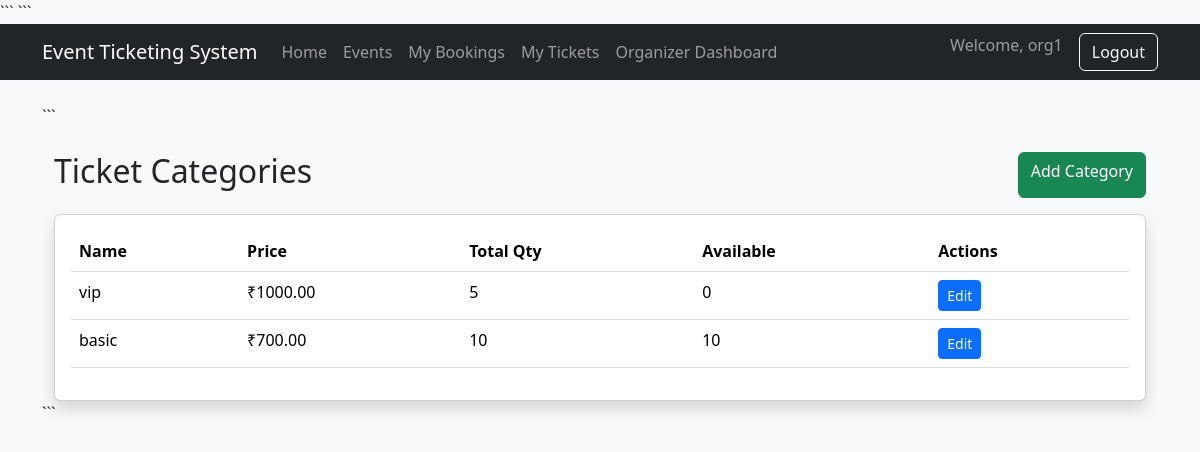
The app's page /organizer/event/1/tickets/ (signed in) with its own data.
### users/models.py (models this page shows, shortened)
class User(AbstractUser):
    ORGANIZER = "ORGANIZER"
    ATTENDEE = "ATTENDEE"
    ROLE_CHOICES = (
        (ORGANIZER, "Organizer"),
        (ATTENDEE, "Attendee"),
    )
    role = models.CharField(
        max_length=20,
        choices=ROLE_CHOICES
    )

### tickets/models.py (models this page shows, shortened)
class TicketCategory(models.Model):
    event = models.ForeignKey(
        Event,
        on_delete=models.CASCADE,
        related_name="ticket_categories"
    )
    name = models.CharField(
        max_length=100
    )
    price = models.DecimalField(
        max_digits=10,
        decimal_places=2
    )
    total_quantity = models.PositiveIntegerField()
    available_quantity = models.PositiveIntegerField()
    created_at = models.DateTimeField(
        auto_now_add=True
    )
    updated_at = models.DateTimeField(
        auto_now=True
    )

### ui/views.py (the view)
@login_required
def ticket_categories(
    request,
    event_id
):
    event = get_object_or_404(
        Event,
        id=event_id,
        organizer=request.user
    )
    categories = TicketCategory.objects.filter(
        event=event
    )
    return render(
        request,
        "organizer/tickets/list.html",
        {
            "event": event,
            "categories": categories
        }
    )

### templates/organizer/tickets/list.html (shortened to what this page needs)
{% extends "base.html" %}
{% block content %}
<div class="container mt-4">
    <div class="d-flex justify-content-between mb-3">
        <h2>
            Ticket Categories
        </h2>
        <a
            href="/organizer/event/{{ event.id }}/tickets/create/"
            class="btn btn-success"
        >
            Add Category
        </a>
    </div>
    <div class="card shadow">
        <div class="card-body">
            <table class="table table-hover">
                <thead>
                    <tr>
                        <th>Name</th>
                        <th>Price</th>
                        <th>Total Qty</th>
                        <th>Available</th>
                        <th>Actions</th>
                    </tr>
                </thead>
                <tbody>
                    {% for category in categories %}
                    <tr>
                        <td>
                            {{ category.name }}
                        </td>
                        <td>
                            ₹{{ category.price }}
                        </td>
                        <td>
                            {{ category.total_quantity }}
                        </td>
                        <td>
                            {{ category.available_quantity }}
                        </td>
                        <td>
                            <a
                                href="/organizer/ticket-category/{{ category.id }}/edit/"
                                class="btn btn-primary btn-sm"
                            >
                                Edit
                            </a>
                        </td>
                    </tr>
                    {% endfor %}
                </tbody>
            </table>
        </div>
    </div>
</div>
{% endblock %}

### templates/base.html (shortened to what this page needs)
<!DOCTYPE html>
<html lang="en">
<head>
<link href="https://cdn.jsdelivr.net/npm/bootstrap@5.3.8/dist/css/bootstrap.min.css" rel="stylesheet">
```
</head>
<body>
<nav class="navbar navbar-expand-lg navbar-dark bg-dark">
    <div class="container">
        <a
            class="navbar-brand"
            href="/"
        >
            Event Ticketing System
        </a>
        <div
            class="collapse navbar-collapse"
            id="navbarNav"
        >
            <ul class="navbar-nav me-auto">
                <li class="nav-item">
                    <a
                        class="nav-link"
                        href="/"
                    >
                        Home
                    </a>
                </li>
                <li class="nav-item">
                    <a
                        class="nav-link"
                        href="{% url 'events' %}"
                    >
                        Events
                    </a>
                </li>
                {% if user.is_authenticated %}
                <li class="nav-item">
                    <a
                        class="nav-link"
                        href="{% url 'my-bookings' %}"
                    >
                        My Bookings
                    </a>
                </li>
                <li class="nav-item">
                    <a
                        class="nav-link"
                        href="{% url 'my-tickets' %}"
                    >
                        My Tickets
                    </a>
                </li>
                {% if user.role == "ORGANIZER" %}
                <li class="nav-item">
                    <a
                        class="nav-link"
                        href="{% url 'organizer-dashboard' %}"
                    >
                        Organizer Dashboard
                    </a>
                </li>
                {% endif %}
                {% endif %}
            </ul>
            <ul class="navbar-nav">
                {% if user.is_authenticated %}
                <li class="nav-item">
                    <span
                        class="navbar-text me-3"
                    >
                        Welcome,
                        {{ user.username }}
                    </span>
                </li>
                <li class="nav-item">
                    <a
                        class="btn btn-outline-light"
                        href="{% url 'logout' %}"
                    >
                        Logout
                    </a>
                </li>
                {% endif %}
            </ul>
        </div>
    </div>
</nav>
<div class="container py-4">
```
{% block content %}
{% endblock %}
```
</div>
</body>
</html>

### templates/base.html (style rules this page uses)
body { background:#f8f9fa; }

### records on screen
User: username "org1"
TicketCategory: name "vip", price "1000.00", total_quantity "5", available_quantity "0"
TicketCategory: name "basic", price "700.00", total_quantity "10", available_quantity "10"
